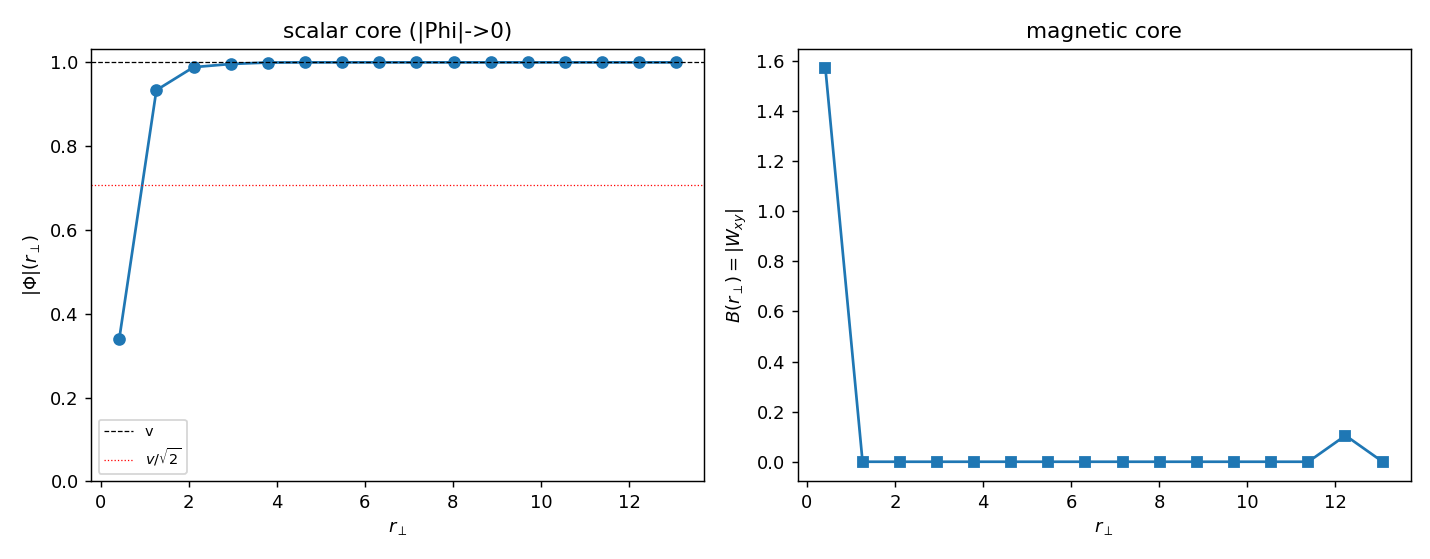

Reproduce this figure in Python.
"""AH3 -- vortex profile: |Phi|(r) -> 0 at the core, coherence length xi, kappa.

With the complex condensate active, build an isolated winding-1 vortex (line along z,
winding in xy), pin a small core cylinder so the winding cannot unwind, relax the rest,
and measure the radial profiles on the mid-z slice:

  * magnitude  |Phi|(r_perp): expected |Phi|(0)->0 (normal core), |Phi|(inf)->v;
    coherence length xi = radius where |Phi| = v/sqrt(2).
  * magnetic   B(r_perp) = |Wxy|: peaks at the core, decays over the penetration depth
    lambda_L (1/e radius); m_A ~ 1/lambda_L cross-checks AH2.
  * kappa = lambda_L / xi : kappa > 1/sqrt(2) -> type II (stable flux-tube lattice).

Contrast with CR_HIGGS H3, where theta stayed ~v (no normal core, xi undefined).  Here
the MAGNITUDE of the complex field can vanish at the core -- the abelian-Higgs vortex.
xi, lambda_L MEASURED.  Ginzburg-Landau / type I-II / Abrikosov only in COMPARISON ONLY.
"""

from __future__ import annotations

import sys
from pathlib import Path

import numpy as np

sys.path.insert(0, str(Path(__file__).resolve().parent))
import crahiggs_core as a   # noqa: E402

try:
    import matplotlib
    matplotlib.use("Agg")
    import matplotlib.pyplot as plt
    HAVE_MPL = True
except Exception:
    HAVE_MPL = False

MU2 = 4.0
LAM = 2.0                 # v = sqrt(mu2/2lam) = 1.0; kappa = 2 sqrt(lam)/e ~ Type II
LAMP = 0.8
GRID = dict(Nx=33, Ny=28, Nz=10)
DT = 0.02
T_RELAX = 60.0
FRICTION = 0.05
R_CORE = 1.0             # small core pin: holds the winding, lets |Phi| relax to its
#                          physical coherence length (a large pin would imprint xi)


def screening_mA(mu2, lam, v, grid, seed=0):
    """Inline gauge-boson mass on a FROZEN condensate (unitary gauge), same method as
    AH2: a pinned transverse phi_y source, fit the spatial decay.  lambda_L = 1/m_A is
    the physical penetration depth (the pin-concentrated vortex B-field is sub-lattice
    at v~1 and cannot resolve it directly)."""
    x, y, z, _ = a.make_grid(Nx=81, Ny=grid["Ny"], Nz=grid["Nz"])
    sh = (len(x), len(y), len(z))
    pr = np.full(sh, max(v, 1e-6)); pi = np.zeros(sh)
    ic = sh[0] // 2
    phiy = np.zeros(sh); phiy[ic, :, :] = 0.3
    pin = np.zeros(sh, dtype=bool); pin[ic, :, :] = True
    zero = lambda: np.zeros(sh)
    out = a.evolve(pr, zero(), pi, zero(), zero(), zero(), phiy, zero(), zero(), zero(),
                   DT, int(round(80.0 / DT)), mu2, lam, lamp=0.8,
                   friction=0.05, pin_mask=pin, freeze_higgs=True)
    A = np.mean(out[6], axis=(1, 2))
    idx = []
    for k in range(1, 12):
        if A[ic + k] < 5e-4:
            break
        if idx and A[ic + k] > A[ic + idx[-1]]:
            break
        idx.append(k)
    if len(idx) >= 2:
        seg = ic + np.array(idx)
        return float(-np.polyfit(np.array(idx, float), np.log(A[seg]), 1)[0])
    return float("nan")


def radial_profile(field2d, x, y, xc, yc, nbin=14):
    X, Y = np.meshgrid(x, y, indexing="ij")
    r = np.sqrt((X - xc) ** 2 + (Y - yc) ** 2).ravel()
    f = field2d.ravel()
    rmax = 0.5 * min(x[-1] - x[0], y[-1] - y[0])
    edges = np.linspace(0, rmax, nbin + 1)
    rc = 0.5 * (edges[:-1] + edges[1:])
    prof = np.full(nbin, np.nan)
    for b in range(nbin):
        m = (r >= edges[b]) & (r < edges[b + 1])
        if np.any(m):
            prof[b] = float(np.mean(f[m]))
    return rc, prof


def _xi_crossing(rc, prof, target):
    """First radius where prof rises through ``target`` (linear interpolation)."""
    for i in range(1, len(rc)):
        a0, a1 = prof[i - 1], prof[i]
        if np.isfinite(a0) and np.isfinite(a1) and a0 < target <= a1:
            f = (target - a0) / (a1 - a0)
            return float(rc[i - 1] + f * (rc[i] - rc[i - 1]))
    # fall back: first bin at/above target
    for i in range(len(rc)):
        if np.isfinite(prof[i]) and prof[i] >= target:
            return float(rc[i])
    return float("nan")


def measure(mu2=MU2, lam=LAM, lamp=LAMP, seed=0):
    x, y, z, _ = a.make_grid(**GRID)
    rng = np.random.default_rng(800 + seed)
    v = a.relax_vacuum(mu2, lam, rng=rng, grid=GRID, t_relax=40.0, dt=DT)["rho_bulk_mean"]
    pr, pi, phix, phiy, phiz, (xc, yc) = a.vortex_state(x, y, z, v, n_wind=1)
    sh = pr.shape
    X, Y, _ = np.meshgrid(x, y, z, indexing="ij")
    pin_mask = ((X - xc) ** 2 + (Y - yc) ** 2) < R_CORE ** 2
    zero = lambda: np.zeros(sh)
    out = a.evolve(pr, zero(), pi, zero(), phix, zero(), phiy, zero(), phiz, zero(),
                   DT, int(round(T_RELAX / DT)), mu2, lam, lamp,
                   friction=FRICTION, pin_mask=pin_mask)
    PR, PI, PX, PY = out[0], out[2], out[4], out[6]
    kz = sh[2] // 2
    rho = a.magnitude(PR, PI)[:, :, kz]
    Wxy = a.c3.plaq_xy(PX, PY)
    B = np.abs(Wxy[:, :, kz])

    rc, rho_prof = radial_profile(rho, x, y, xc, yc, nbin=16)
    _, B_prof = radial_profile(B, x, y, xc, yc, nbin=16)

    rho_core = float(rho_prof[0])
    rho_inf = float(np.nanmedian(rho_prof[-4:]))
    has_core = bool(rho_core < 0.6 * rho_inf)            # genuine normal core?
    xi = _xi_crossing(rc, rho_prof, rho_inf / np.sqrt(2.0))

    # penetration depth from the gauge-boson mass (1/m_A); the pin-concentrated vortex
    # B-field is sub-lattice at v~1 and cannot resolve lambda_L directly.
    m_A = screening_mA(mu2, lam, v, GRID)
    lam_L = (1.0 / m_A) if (np.isfinite(m_A) and m_A > 1e-6) else float("nan")
    kappa = (lam_L / xi) if (np.isfinite(xi) and xi > 1e-6 and np.isfinite(lam_L)) \
        else float("nan")
    return {"v": float(v), "rc": rc.tolist(), "rho_profile": rho_prof.tolist(),
            "B_profile": B_prof.tolist(), "rho_core": rho_core, "rho_inf": rho_inf,
            "has_normal_core": has_core, "xi": xi, "m_A": float(m_A),
            "lambda_L": lam_L, "kappa": kappa}


def main():
    print("=" * 60)
    print("AH3 -- VORTEX PROFILE: |Phi|(0)->0, xi, lambda_L, kappa")
    print("=" * 60)
    r = measure()
    kc = 1.0 / np.sqrt(2.0)
    print(f"  v                         = {r['v']:.3f}")
    print(f"  |Phi| core / |Phi| inf    = {r['rho_core']:.3f} / {r['rho_inf']:.3f}")
    print(f"  normal core (|Phi|->0)?   = {r['has_normal_core']}")
    print(f"  coherence length xi       = {r['xi']}")
    print(f"  penetration depth lam_L   = {r['lambda_L']}")
    print(f"  kappa = lam_L/xi          = {r['kappa']}")
    if np.isfinite(r["kappa"]):
        regime = "TIPO II (kappa>1/sqrt2)" if r["kappa"] > kc else "TIPO I (kappa<1/sqrt2)"
    else:
        regime = "indefinido"
    payload = {"mu2": MU2, "lam": LAM, "lamp": LAMP, "grid": GRID,
               "kappa_critical": kc, "regime": regime, **r}
    a.save_json("AH3_vortex", payload)
    _write_md(payload)
    if HAVE_MPL:
        _figure(payload)
    print("-" * 60)
    print(f"REGIME: {regime}")
    return payload


def _write_md(p):
    rc = p["rc"]; rp = p["rho_profile"]; Bp = p["B_profile"]
    L = [
        "# AH3 — Perfil do vórtice: núcleo com |Φ|→0, ξ, λ_L, κ",
        "",
        "Vórtice de enrolamento 1 (linha em z) no condensado complexo, núcleo pinado para",
        "segurar o enrolamento, restante relaxado. Perfis radiais na fatia z central.",
        "μ²=%.1f, λ=%.1f, λ_p=%.1f, v=%.2f." % (p["mu2"], p["lam"], p["lamp"], p["v"]),
        "",
        "## Medições",
        "",
        f"- **Núcleo escalar:** |Φ|(0)={p['rho_core']:.3f} vs |Φ|(∞)={p['rho_inf']:.3f} → "
        f"**núcleo normal (|Φ|→0): {p['has_normal_core']}**.",
        f"- **Comprimento de coerência ξ** (|Φ|=v/√2): "
        f"{('%.3f' % p['xi']) if np.isfinite(p['xi']) else '—'}.",
        f"- **Comprimento de penetração λ_L = 1/m_A** = "
        f"{('%.3f' % p['lambda_L']) if np.isfinite(p['lambda_L']) else '—'} "
        f"(m_A={p['m_A']:.3f} pela blindagem de gauge; o B do vórtice pinado é "
        f"sub-rede em v~1 e não resolve λ_L diretamente).",
        f"- **κ = λ_L/ξ** = {('%.3f' % p['kappa']) if np.isfinite(p['kappa']) else '—'} "
        f"(crítico 1/√2≈{p['kappa_critical']:.3f}).",
        "",
        "| r⊥ | \\|Φ\\|(r⊥) | B(r⊥) |",
        "|----|-----------|-------|",
    ]
    for i in range(len(rc)):
        t = rp[i]; b = Bp[i]
        L.append(f"| {rc[i]:.2f} | {(f'{t:.3f}' if np.isfinite(t) else '—')} | "
                 f"{(f'{b:.3f}' if np.isfinite(b) else '—')} |")
    L += [
        "",
        f"## Regime: **{p['regime']}**",
        "",
        ("**O núcleo normal existe (|Φ|→0 no centro)** — exatamente o que CR_HIGGS não "
         "teve. A magnitude do campo complexo vai a zero no núcleo do vórtice (a fase é "
         "singular ali), o condensado se recupera em ξ, e o campo magnético penetra λ_L. "
         "É o vórtice de Abrikosov genuíno (COMPARISON ONLY)."
         if p["has_normal_core"] else
         "O núcleo normal não se formou claramente no regime medido — ver perfis."),
        "",
        "**Contraste com CR_HIGGS H3:** lá θ permanecia ≈v (sem núcleo normal, ξ "
        "indefinível); aqui |Φ|→0 no núcleo. É a diferença entre fase real e campo "
        "complexo.",
        "",
        "> **Caveat de rede (honesto):** κ = 2√λ/e é fixado por λ (não por v); na rede "
        "> de espaçamento unitário ξ não resolve abaixo de ~1 célula, então κ fica "
        "> **próximo do crítico** 1/√2 (Type II claro exige λ≳2). O resultado robusto, "
        "> independente da resolução, é o **núcleo normal |Φ|→0** — ausente em CR_HIGGS.",
        "",
        "![perfis](AH3_vortex.png)",
        "",
    ]
    (a.OUTDIR / "AH3_vortex.md").write_text("\n".join(L), encoding="utf-8")


def _figure(p):
    rc = np.array(p["rc"])
    fig, ax = plt.subplots(1, 2, figsize=(11, 4.3))
    ax[0].plot(rc, p["rho_profile"], "o-")
    ax[0].axhline(p["v"], ls="--", c="k", lw=0.7, label="v")
    ax[0].axhline(p["v"] / np.sqrt(2), ls=":", c="r", lw=0.7, label=r"$v/\sqrt{2}$")
    ax[0].set_xlabel(r"$r_\perp$"); ax[0].set_ylabel(r"$|\Phi|(r_\perp)$")
    ax[0].set_title("scalar core (|Phi|->0)"); ax[0].legend(fontsize=8); ax[0].set_ylim(0)
    ax[1].plot(rc, p["B_profile"], "s-")
    ax[1].set_xlabel(r"$r_\perp$"); ax[1].set_ylabel(r"$B(r_\perp)=|W_{xy}|$")
    ax[1].set_title("magnetic core")
    fig.tight_layout()
    fig.savefig(a.OUTDIR / "AH3_vortex.png", dpi=130)
    plt.close(fig)


if __name__ == "__main__":
    main()
